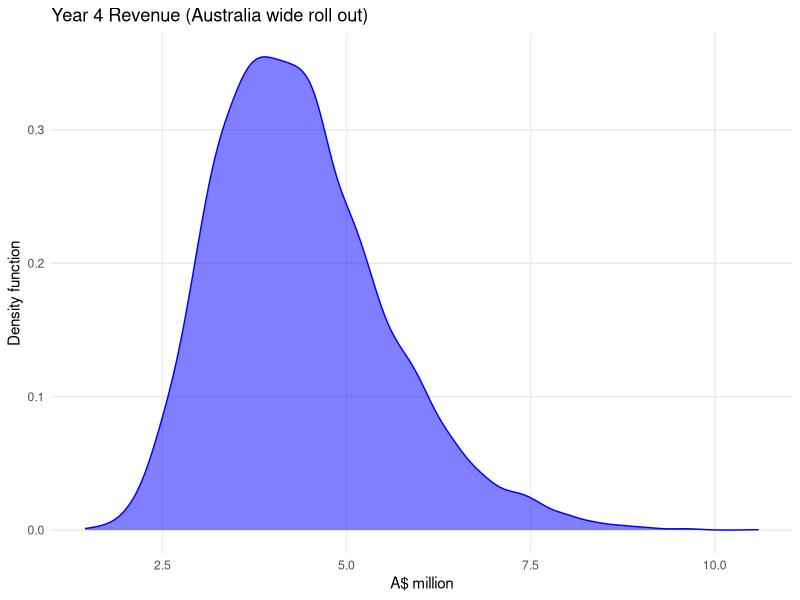

This chart was generated by the following R code: (Note: this script raises an error after producing the figure.)
# PACKAGE AND LIBRARY INSTALLATION ------------------------------------------
package_list <- list("tidyverse",
                     "here",
                     "scales",
                     "RColorBrewer",
                     "glue",
                     "patchwork",
                     "readxl")

# Call libraries
for (package in package_list) {
  library(package, character.only = T)
}

# Clean up
rm(package_list, package)


### FUNCTIONS -----------------------------------------------------------------
invTriangleCDF <- function(P, value_min, value_ml, value_max){
  
  # returns value of outcome from triangular distribution given probability
  # Inputs  - P = probability, float between 0 and 1
  #         - value_min = min value  can take
  #         - value_ml = most likely value P can take
  #         - value_max = maximum value P can take
  # Returns - value
  
  P_value_ml <- (value_ml-value_min)/(value_max-value_min)
  
  value <- ifelse(P < P_value_ml,
                  value_min + sqrt(P*(value_ml-value_min)*(value_max-value_min)),
                  value_max - sqrt((1-P)*(value_max-value_ml)*(value_max-value_min)))
  
  return(value)
}

SimulateVariables <- function(assumptions) {
  # Simulates all assumptions for one year
  # Inputs    - assumptions = assumptions as matrix
  # Outputs   - simulation = n rows of all assumptions randomly generated
  
  simulation <- as.data.frame(matrix(nrow=n, ncol=nrow(assumptions)))
  names(simulation) <- assumptions$Description
  
  for (i in 1:ncol(simulation)) {
    rand <- runif(n)
    simulation[, i] <- invTriangleCDF(rand, 
                                      value_min = assumptions$min[i],
                                      value_ml = assumptions$ml[i],
                                      value_max = assumptions$max[i])
  }
  
  
  # Add assumptions that do not have min-ml-max ranges
  simulation <- simulation %>% 
    mutate(apple_fee = fee_assumptions$value[1],
           google_fee = fee_assumptions$value[2],
           paypal_fixed = fee_assumptions$value[3],
           paypal_var = fee_assumptions$value[4],
           spend_per_service = fee_assumptions$value[5])
  
  return(simulation)
}

### ASSUMPTIONS ---------------------------------------------------------------

# Dogs in addressable market
dogs <- tribble(~dog_1, ~dog_2, ~dog_3, ~dog_4,
                     150648, 1933244, 3869760, 5114330)

# Total number of pet service providers in Aus
pet_cos <- 80000

# Revenue, cost and fee assumptions (all taken from Excel spreadsheet)
rev_assumptions <- read_xlsx(here::here('data', 'assumptions.xlsx'), sheet = 'revenue')

cost_assumptions <- read_xlsx(here::here('data', 'assumptions.xlsx'), sheet = 'costs')

fee_assumptions <- read_xlsx(here::here('data', 'assumptions.xlsx'), sheet = 'fees')




### SIMULATE VARIABLES --------------------------------------------------------

# Number of simulations
n = 10000

# Set seed for reproducible results
set.seed(120)

# Put all min-ml-max assumptions into matrix
assumptions <- rbind(rev_assumptions, cost_assumptions)

# Create randomly generated assumptions n times for each year
assumptions_1 <- SimulateVariables(assumptions)
assumptions_2 <- SimulateVariables(assumptions)
assumptions_3 <- SimulateVariables(assumptions)
assumptions_4 <- SimulateVariables(assumptions)

### YEARLY FINANCIAL MODELS ---------------------------------------------------

## Year 1 
# Only year with dev costs & google play fixed cost but no staff salaries
year_1 <- assumptions_1 %>% 
  mutate(num_dogs_1 = dogs$dog_1,
         service_providers = pet_cos * dogs$dog_1/dogs$dog_4,
         rev_b2c_1 = num_dogs_1 * app_penetration * spend_per_dog * 
           pct_spend_on_app * pct_service_fee,
         rev_listing_1 = service_providers * service_penetration * listing_fee*12,
         rev_ad_1 = service_providers * service_penetration * pct_ad * ad_fee * 12) %>% 
  mutate(cost_dev_1 = dev_cost,
         cost_deploy_1 = cloud_cost + apple_fee + google_fee + domain_cost,
         cost_transactions_1 = rev_b2c_1/pct_service_fee/spend_per_service * paypal_fixed 
         + rev_b2c_1 * paypal_var,
         cost_marketing_1 = social_ad + event_ad + store_ad,
         cost_staff_1 = 0) %>% 
  mutate(rev_1 = rev_b2c_1 + rev_listing_1 + rev_ad_1,
         cost_1 = cost_dev_1 + cost_deploy_1 +cost_transactions_1 
        + cost_marketing_1 + cost_staff_1,
         gross_profit_1 = rev_1-cost_1)

## Year 2 
# Staff = 1 sales, 1 senior dev
year_2 <- assumptions_2 %>% 
  mutate(num_dogs_2 = dogs$dog_2,
         service_providers = pet_cos * dogs$dog_2/dogs$dog_4,
         rev_b2c_2 = num_dogs_2 * app_penetration * spend_per_dog 
          * pct_spend_on_app * pct_service_fee,
         rev_listing_2 = service_providers * service_penetration * listing_fee * 12,
         rev_ad_2 = service_providers * service_penetration * pct_ad * ad_fee * 12) %>% 
  mutate(cost_dev_2 = 0,
         cost_deploy_2 = (cloud_cost + apple_fee + google_fee + domain_cost) 
          * dogs$dog_2/dogs$dog_1,
         cost_transactions_2 = rev_b2c_2/pct_service_fee/spend_per_service * paypal_fixed 
          + rev_b2c_2 * paypal_var,
         cost_marketing_2 = (social_ad + event_ad + store_ad) 
          * dogs$dog_2/dogs$dog_1,
         cost_staff_2 = (sales_sal + sr_dev_sal)*1.095) %>% 
  mutate(rev_2 = rev_b2c_2 + rev_listing_2 + rev_ad_2,
         cost_2 = cost_dev_2 + cost_deploy_2 + cost_transactions_2 
          + cost_marketing_2 + cost_staff_2,
         gross_profit_2 = rev_2-cost_2)

## Year 3
# Staff = 1 sales, 1 head of sales, 1 senior dev, 1 junior dev
year_3 <- assumptions_3 %>% 
  mutate(num_dogs_3 = dogs$dog_3,
         service_providers = pet_cos * dogs$dog_3/dogs$dog_4,
         rev_b2c_3 = num_dogs_3 * app_penetration * spend_per_dog 
         * pct_spend_on_app * pct_service_fee,
         rev_listing_3 = service_providers * service_penetration * listing_fee * 12,
         rev_ad_3 = service_providers * service_penetration * pct_ad * ad_fee * 12) %>% 
  mutate(cost_dev_3 = 0,
         cost_deploy_3 = (cloud_cost + apple_fee + google_fee + domain_cost) 
         * dogs$dog_3/dogs$dog_1,
         cost_transactions_3 = rev_b2c_3/pct_service_fee/spend_per_service * paypal_fixed 
         + rev_b2c_3 * paypal_var,
         cost_marketing_3 = (social_ad + event_ad + store_ad) 
         * dogs$dog_3/dogs$dog_1,
         cost_staff_3 = (sales_sal + sr_dev_sal + market_sal + jr_dev_sal)*1.095) %>% 
  mutate(rev_3 = rev_b2c_3 + rev_listing_3 + rev_ad_3,
         cost_3 = cost_dev_3 + cost_deploy_3 + cost_transactions_3 
         + cost_marketing_3 + cost_staff_3,
         gross_profit_3 = rev_3-cost_3)


## Year 4
# Staff = as for year 3
year_4 <- assumptions_4 %>% 
  mutate(num_dogs_4 = dogs$dog_4,
         service_providers = pet_cos * dogs$dog_4/dogs$dog_4,
         rev_b2c_4 = num_dogs_4 * app_penetration * spend_per_dog 
         * pct_spend_on_app * pct_service_fee,
         rev_listing_4 = service_providers * service_penetration * listing_fee * 12,
         rev_ad_4 = service_providers * service_penetration * pct_ad * ad_fee * 12) %>% 
  mutate(cost_dev_4 = 0,
         cost_deploy_4 = (cloud_cost + apple_fee + google_fee + domain_cost) 
         * dogs$dog_4/dogs$dog_1,
         cost_transactions_4 = rev_b2c_4/pct_service_fee/spend_per_service * paypal_fixed 
         + rev_b2c_4 * paypal_var,
         cost_marketing_4 = (social_ad + event_ad + store_ad) 
         * dogs$dog_4/dogs$dog_1,
         cost_staff_4 = (sales_sal + sr_dev_sal + market_sal + jr_dev_sal)*1.095) %>% 
  mutate(rev_4 = rev_b2c_4 + rev_listing_4 + rev_ad_4,
         cost_4 = cost_dev_4 + cost_deploy_4 + cost_transactions_4 
         + cost_marketing_4 + cost_staff_4,
         gross_profit_4 = rev_4-cost_4)

### FINANCIAL MODEL -----------------------------------------------------------

financials <- year_1[, c('rev_1', 'cost_1', 'gross_profit_1')] %>% 
  cbind(year_2[, c('rev_2', 'cost_2', 'gross_profit_2')]) %>% 
  cbind(year_3[, c('rev_3', 'cost_3', 'gross_profit_3')]) %>% 
  cbind(year_4[, c('rev_4', 'cost_4', 'gross_profit_4')])


# Year 4 rev PDF
financials %>% 
  ggplot() +
  geom_density(aes(rev_4/10^6), colour = 'blue', fill = 'blue', alpha = 0.5) +
  labs(title = 'Year 4 Revenue (Australia wide roll out)',
       x = 'A$ million',
       y = 'Density function') +
  theme_minimal() +
  # scale_x_continuous(limits = c(20, 38), breaks = c(seq(20, 38, 1))) +
  # scale_y_continuous(limits = c(0, 0.2), breaks = c(seq(0, 0.2, 0.05))) +
  theme(panel.grid.minor = element_blank()) +
  ggsave(here::here('plots', 'rev_4.png'), width = 8, height = 8*9/16)

# Year 4 gross profit PDF
financials %>% 
  ggplot() +
  geom_density(aes(gross_profit_4/10^6), colour = 'darkgreen', fill = 'darkgreen', alpha = 0.5) +
  labs(title = 'Year 4 Gross Profit (Australia wide roll out)',
       x = 'A$ million',
       y = 'Density function') +
  theme_minimal() +
  # scale_x_continuous(limits = c(20, 38), breaks = c(seq(20, 38, 1))) +
  # scale_y_continuous(limits = c(0, 0.2), breaks = c(seq(0, 0.2, 0.05))) +
  theme(panel.grid.minor = element_blank()) +
  ggsave(here::here('plots', 'gp_4.png'), width = 8, height = 8*9/16)

